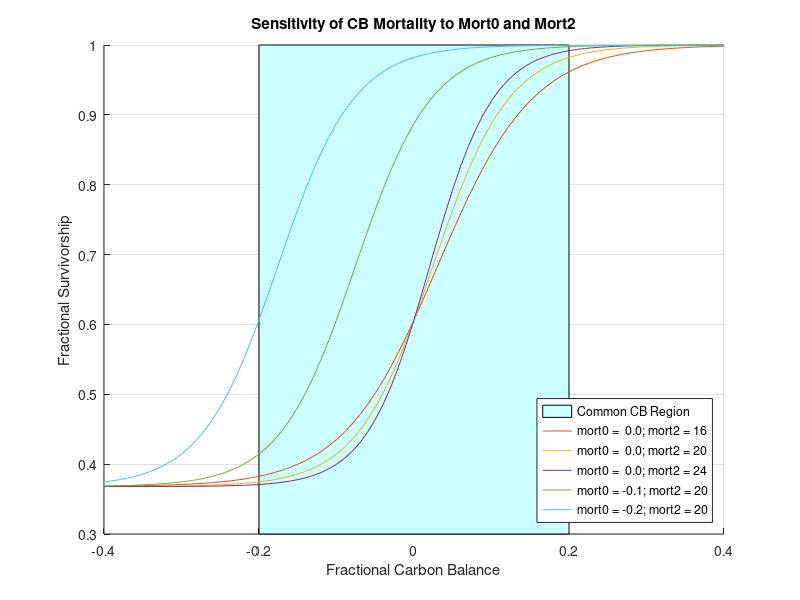

MATLAB code to generate this figure:
function [ ] = plot_ed_morts()
%PLOT_ED_MORTS Summary of this function goes here
%   Detailed explanation goes here

% ED Defaults:
% mort0(5:11) = 0.0
% mort1(5:11) = 1.0
% mort2(5:11) = 20.0

% mort3(5)  = 0.066
% mort3(6)  = 0.0033928
% mort3(7)  = 0.0043
% mort3(8)  = 0.0023568
% mort3(9)  = 0.006144
% mort3(10) = 0.003808
% mort3(11) = 0.00428

%------------------ Settings --------------------
mort0 = [ 0,  0,  0, -0.1, -0.2];
mort2 = [16, 20, 24,   20,   20];

lgnd = {'Common CB Region'        , ... 
        'mort0 =  0.0; mort2 = 16', ...
        'mort0 =  0.0; mort2 = 20', ...
        'mort0 =  0.0; mort2 = 24', ...
        'mort0 = -0.1; mort2 = 20', ... 
        'mort0 = -0.2; mort2 = 20', ... 
        };

upper_cb_lim =   0.4;
lower_cb_lim = - 0.4;
%------------------------------------------------

ncurves = length(mort0);
cbr_bar = lower_cb_lim:0.01:upper_cb_lim;
for cnum = 1:ncurves
   mort_curves(cnum,:) = get_mort_curve(cbr_bar, mort0(cnum), 1, mort2(cnum), 0, 0, 0);
end

hold on
ha = area([-0.2 0.2], [ 1  1]);
set(ha,'FaceColor',[0.8,1,1])
set(ha,'BaseValue', 0.3)
plot(cbr_bar,mort_curves)
hold off

legend(lgnd,'Location','SouthEast')
set(gca,'XLim',[lower_cb_lim,upper_cb_lim])
set(gca,'YLim',[0.3,1])
xlabel('Fractional Carbon Balance')
ylabel('Fractional Survivorship')
set(gca,'XGrid','on')
set(gca,'YGrid','on')

title('\bf{Sensitivity of CB Mortality to Mort0 and Mort2}')

end

function [dndt] = get_mort_curve(cbr_bar, mort0, mort1, mort2, mort3, frost_mort, treefall)

% Mort 0 should be (-inf,1] 
% - setting it at 1 would make it too close to 1 would make it effectively density-ind.
%
% Mort 1 (?)
% - y value of upper asymptote
%
% Mort 2
% - Curvature parameter.

% Set mort_rate vector up as it exists in ED.

npts = length(cbr_bar);
mort_rate(1,:) = repmat(mort3,1,npts);

lnexp_min = -38;
lnexp_max =  38;

expmort      = max(lnexp_min, min( lnexp_max, mort2' * ( cbr_bar - mort0 )));
mort_rate(2,:) = mort1 ./ (1. + exp(expmort));

mort_rate(3,:) = repmat(treefall,1,npts);

temp_dep = 1;
%temp_dep = max(0.0, min( 1.0, 1.0 - (avg_daily_temp - plant_min_temp) / 5.0) );
mort_rate(4,:) = repmat(frost_mort * temp_dep,1,npts);

dlnndt = - sum(mort_rate(1:4,:));
%dndt   = dlnndt * nplant;

%---------------------------------------------------------------------------!
%    Apply mortality, and do not allow nplant < negligible_nplant (such a   !
% sparse cohort is about to be terminated, anyway).                         !
% NB: monthly_dndt may be negative.                                         !
%---------------------------------------------------------------------------!
%monthly_dlnndt = dlnndt;
%monthly_dndt  (ico) = max( cpatch%monthly_dndt   (ico)               &
%                                , negligible_nplant     (ipft)              &
%                                - cpatch%nplant         (ico) )
%monthly_dlnndt(ico) = max( cpatch%monthly_dlnndt (ico)               &
%                                , log( negligible_nplant(ipft)              &
%                                     / cpatch%nplant    (ico) ) )
%nplant = nplant_in* exp(monthly_dlnndt);
%---------------------------------------------------------------------------!

dndt = exp(dlnndt);

end